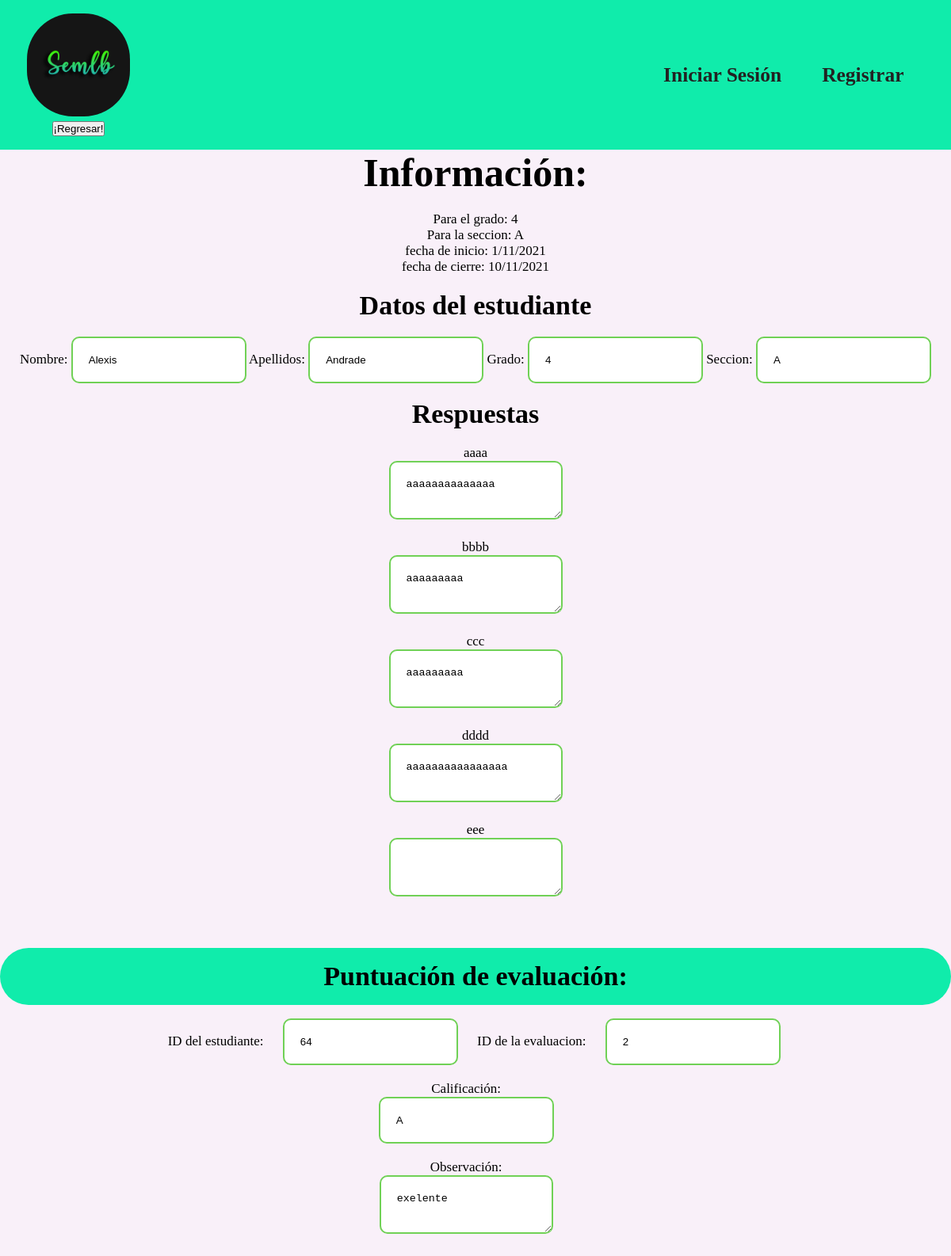
Page /profesor/respuestas/respuestas.php?id=14 on the committed database.
### tables this page shows
CREATE TABLE `respuestas` (
  `id` int(200) NOT NULL,
  `nombres` varchar(255) NOT NULL,
  `apellidos` varchar(255) NOT NULL,
  `id_estudiante` varchar(100) NOT NULL,
  `id_evaluacion` varchar(100) NOT NULL,
  `fecha` date NOT NULL,
  `respuesta1` varchar(500) DEFAULT NULL,
  `respuesta2` varchar(500) DEFAULT NULL,
  `respuesta3` varchar(500) DEFAULT NULL,
  `respuesta4` varchar(500) DEFAULT NULL,
  `respuesta5` varchar(500) DEFAULT NULL,
  `respuesta6` varchar(500) DEFAULT NULL,
  `respuesta7` varchar(500) DEFAULT NULL,
  `respuesta8` varchar(500) DEFAULT NULL,
  `respuesta9` varchar(500) DEFAULT NULL,
  `respuesta10` varchar(500) DEFAULT NULL,
  `respuesta11` varchar(500) DEFAULT NULL,
  `respuesta12` varchar(500) DEFAULT NULL,
  `respuesta13` varchar(500) DEFAULT NULL,
  `respuesta14` varchar(500) DEFAULT NULL,
  `respuesta15` varchar(500) DEFAULT NULL,
  `respuesta16` varchar(500) DEFAULT NULL,
  `respuesta17` varchar(500) DEFAULT NULL,
  `respuesta18` varchar(500) DEFAULT NULL,
  `respuesta19` varchar(500) DEFAULT NULL,
  `respuesta20` varchar(500) DEFAULT NULL,
  `grado` varchar(2) NOT NULL,
  `seccion` varchar(2) NOT NULL
);

CREATE TABLE `evaluaciones` (
  `id` int(255) NOT NULL,
  `id_profesor` int(255) NOT NULL,
  `nombres_profesor` varchar(100) NOT NULL,
  `apellidos_profesor` varchar(100) NOT NULL,
  `creado` varchar(10) NOT NULL,
  `pregunta1` varchar(500) NOT NULL,
  `pregunta2` varchar(500) DEFAULT NULL,
  `pregunta3` varchar(500) DEFAULT NULL,
  `pregunta4` varchar(500) DEFAULT NULL,
  `pregunta5` varchar(500) NOT NULL,
  `pregunta6` varchar(500) NOT NULL,
  `pregunta7` varchar(500) NOT NULL,
  `pregunta8` varchar(500) NOT NULL,
  `pregunta9` varchar(500) NOT NULL,
  `pregunta10` varchar(500) NOT NULL,
  `pregunta11` varchar(500) NOT NULL,
  `pregunta12` varchar(500) NOT NULL,
  `pregunta13` varchar(500) NOT NULL,
  `pregunta14` varchar(500) NOT NULL,
  `pregunta15` varchar(500) NOT NULL,
  `pregunta16` varchar(500) NOT NULL,
  `pregunta17` varchar(500) NOT NULL,
  `pregunta18` varchar(500) NOT NULL,
  `pregunta19` varchar(500) NOT NULL,
  `pregunta20` varchar(500) NOT NULL,
  `cierre` varchar(10) NOT NULL,
  `publico` varchar(2) NOT NULL,
  `descripcion` varchar(500) NOT NULL,
  `grado` varchar(2) NOT NULL,
  `seccion` varchar(2) NOT NULL
);

CREATE TABLE `calificaciones` (
  `id` int(11) NOT NULL,
  `id_usuario` varchar(10) NOT NULL,
  `id_evaluacion` varchar(10) NOT NULL,
  `calificacion` varchar(10) NOT NULL,
  `observacion` varchar(10) NOT NULL,
  `nombres` varchar(200) NOT NULL,
  `apellidos` varchar(200) NOT NULL,
  `grado` varchar(5) NOT NULL,
  `seccion` varchar(2) NOT NULL
);

### profesor/respuestas/respuestas.php (the view, shortened to what this page needs)
<?php
if (isset($_GET['id'])){
  	$id = $_GET['id'];
  	$conn = mysqli_connect('localhost','root','','crud');
	$query = "SELECT * FROM respuestas WHERE (id LIKE '%$id%')";
	$result = mysqli_query($conn, $query);
	$row = mysqli_fetch_array($result);
	$id_evaluacion = $row['id_evaluacion'];
	$query2 = "SELECT * FROM evaluaciones WHERE (id LIKE '%$id_evaluacion%')";
	$result2 = mysqli_query($conn, $query2);
	$row2 = mysqli_fetch_array($result2);
	$idestudiante = $row['id_estudiante'];
	$query3 = "SELECT * FROM calificaciones WHERE (id_usuario LIKE '%$idestudiante%') AND (id_evaluacion LIKE '%$id_evaluacion%') ";
	$result3 = mysqli_query($conn, $query3);
	$row3 = mysqli_fetch_array($result3);
	$nr = mysqli_num_rows($result3);
	 ?>
		<div class="titulo" style="font-size: 25px;"><h1>Información:</h1></div><br>
		<p>Para el grado: <?php echo $row['grado'];?></p>
		<p>Para la seccion: <?php echo $row['seccion'];?></p>
		<p>fecha de inicio: <?php echo $row2['creado'];?></p>
		<p>fecha de cierre: <?php echo $row2['cierre'];?></p>
		<br>
		<form action="presentar.php" method="POST">
			<h1>Datos del estudiante</h1><br>
			<label for="nombres">Nombre: </label>
			<input type="text" name="nombres" value="<?php echo $row['nombres'] ?>" readonly="readonly"style="padding: 20px;border: solid #70D156 2px; border-radius: 10px;">
			<label for="apellidos">Apellidos: </label>
			<input type="text" name="apellidos" value="<?php echo $row['apellidos'] ?>" readonly="readonly"style="padding: 20px;border: solid #70D156 2px; border-radius: 10px;">
			<label for="grado">Grado: </label>
			<input type="text" name="grado" value="<?php echo $row['grado'] ?>" readonly="readonly"style="padding: 20px;border: solid #70D156 2px; border-radius: 10px;">
			<label for="seccion">Seccion: </label>
			<input type="text" name="seccion" value="<?php echo $row['seccion'] ?>" readonly="readonly"style="padding: 20px;border: solid #70D156 2px; border-radius: 10px;">
			<br><br>
			<h1>Respuestas</h1><br>
		<?php for ($i=1; $i <21; $i++) {
			if ($row2['pregunta'.$i] != "") { ?>
				<label for="<?php echo $row2['pregunta'.$i]; ?>"style="padding: 20px; border-radius: 10px;"> <?php echo $row2['pregunta'.$i]; ?></label><br>
				<textarea name="respuesta<?php echo $i ?>" readonly="readonly"style="padding: 20px;border: solid #70D156 2px; border-radius: 10px;"><?php echo $row['respuesta'.$i]; ?></textarea>
				<br><br>
				<?php
			}
			?>
			<?php
		} ?>
			<br><br>
			</form>
		<?php
	}else{
		header("Location: ../");
	}?>
	<?php
	if ($nr >= 1) { ?>
<div class="contenido">
	<div class="titulo" style="font-size: 25px;	border-radius: 3em;background: #10ECAB;padding: 1em 4em;grid-area: titulo;display: flex;justify-content: center;align-items: center;font-size: 1em"><h1>Puntuación de evaluación:</h1></div><br>
	<form action="evaluar.php" method="POST">
		<label for="puntos" style="padding: 20px; border-radius: 10px;">ID del estudiante:</label>
		<input type="text" name="idestudiante" value="<?php echo $row['id_estudiante']; ?>" readonly="readonly"style="padding: 20px;border: solid #70D156 2px; border-radius: 10px;">
		<label for="puntos" style="padding: 20px;; border-radius: 10px;">ID de la evaluacion:</label>
		<input type="text" name="idevaluacion" value="<?php echo $row['id_evaluacion']; ?>" readonly="readonly" style="padding: 20px;border: solid #70D156 2px; border-radius: 10px;">
		<br><br>
		<label for="puntos"style="padding: 20px; border-radius: 10px;">Calificación: </label><br>
		<input type="text" name="puntos" value="<?php echo $row3['calificacion'] ?>"readonly="readonly" style="padding: 20px;border: solid #70D156 2px; border-radius: 10px;">
		<br><br>
		<label for="observacion">Observación: </label><br>
		<textarea name="observacion" style="padding: 20px;border: solid #70D156 2px; border-radius: 10px;" readonly="readonly"><?php echo $row3['observacion'] ?></textarea>
		<br> <br>
		<br>
		<br>
	</form>
	</div>
		<?php
	}
	 ?>
<?php require '../../partials/footer.php' ?>

### css/header1.css (style rules this page uses)
* { padding: 0; margin: 0; }
body { background: #F9F0F9; text-align: center; justify-content: center; font-family: 'Courgette', cursive; font-size: 17px; }
.contenido { display: grid; grid-gap: 1em; grid-template-areas: "titulo titulo titulo" "imagen texto texto" "imagenejemplos imagenejemplos imagenejemplos"; }
.contenido .titulo { border-radius: 3em; background: #10ECAB; padding: 1em 4em; grid-area: titulo; display: flex; justify-content: center; align-items: center; font-size: 2em }

### rows in the picture
respuestas: grado "4", seccion "A", nombres "Alexis", apellidos "Andrade", respuesta1 "aaaaaaaaaaaaaa", respuesta2 "aaaaaaaaa", respuesta3 "aaaaaaaaa", respuesta4 "aaaaaaaaaaaaaaaa", idestudiante "64", idevaluacion "2"
evaluaciones: creado "1/11/2021", cierre "10/11/2021", pregunta1 "aaaa", pregunta2 "bbbb", pregunta3 "ccc", pregunta4 "dddd", pregunta5 "eee"
calificaciones: puntos "A", observacion "exelente"
